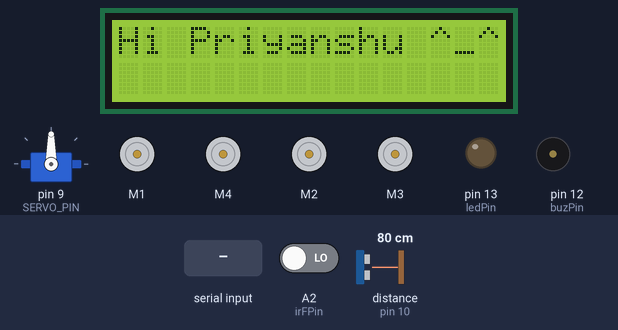
Simulated run of this sketch. Board: Arduino Uno, built with avr-gcc and run on an emulated ATmega328P. Shown: 16×2 character LCD, servo, 4 × DC motor (green arrow = forward, orange = backward, longer = faster), output pins drawn as LEDs (lit = HIGH), buzzer (waves = sounding, pin HIGH). The test bench sets the inputs (shaded band); at power-on: distance to the obstacle (sensor on pin 10) 80 cm, A2 (irFPin) LOW. The echo pulse lasts 58.3 µs per cm; pins used as bus, display or sensor lines are not drawn; what the sketch prints to the serial monitor is not drawn.

Above: at 1.3 s.
1.4 s: "F" received over the second serial link
At 3.9 s:
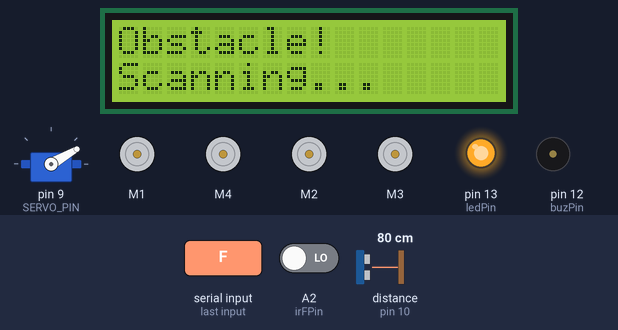
4.4 s: distance to the obstacle (sensor on pin 10) set to 120 cm
At 6.1 s:
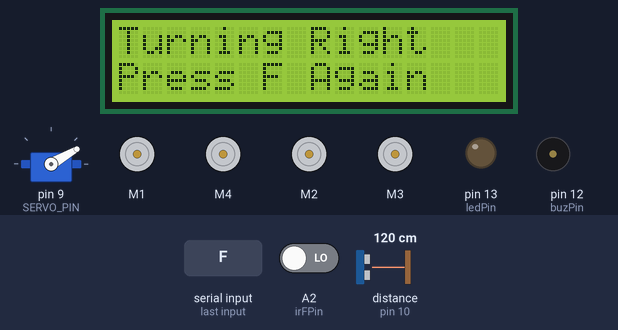
6.8 s: "S" received over the second serial link
At 7.1 s:
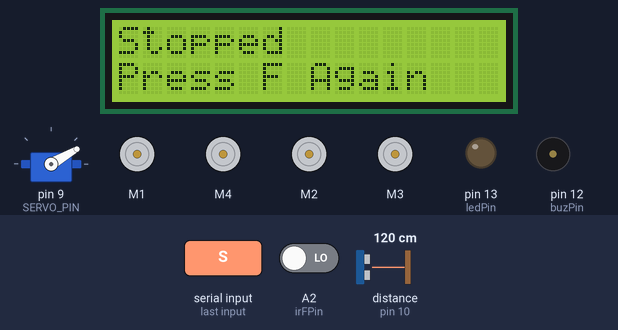
8.3 s: "F" received over the second serial link
At 8.45 s:
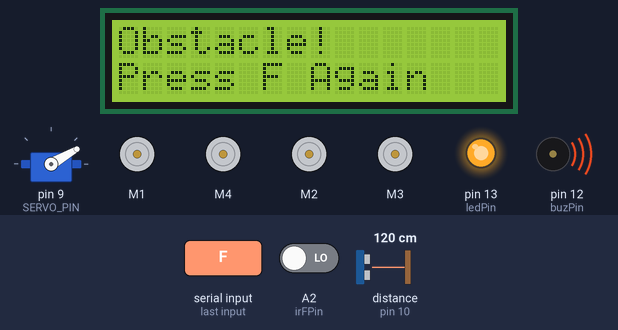
10.0 s: "Y" received over the second serial link
At 12.8 s:
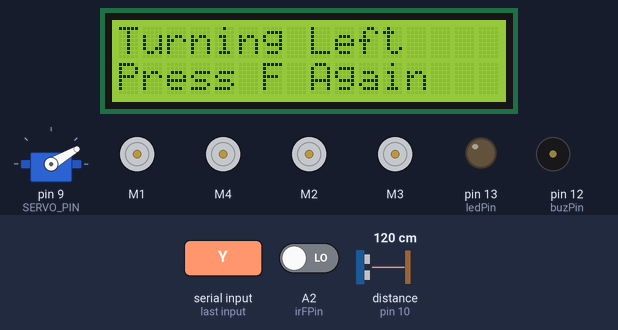
13.0 s: "U" received over the second serial link
At 13.4 s:
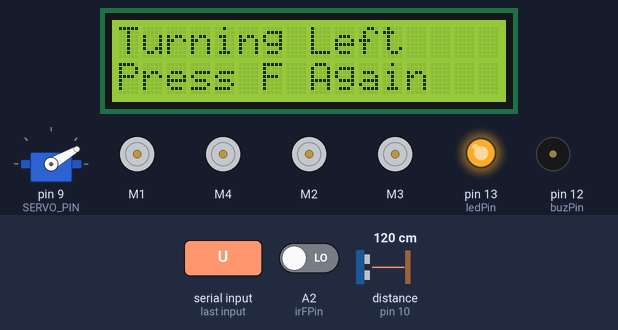
Timing chart, 0 to 15.5 s (numbered marks = the images above; inputs shaded):
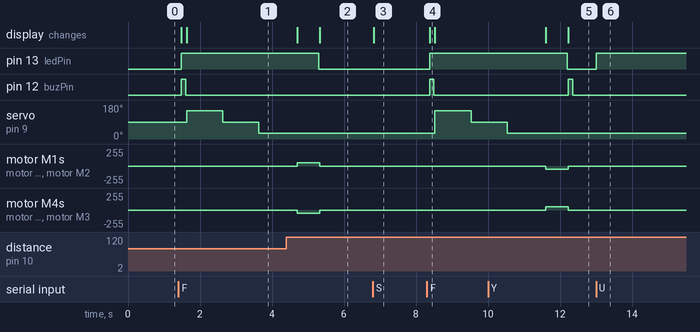

The sketch:

first_working_prototype.ino
```cpp
#include <AFMotor.h>
#include <SoftwareSerial.h>
#include <Wire.h>
#include <LiquidCrystal_I2C.h>
#include <Servo.h>

#define LCD_COLS 16 // change to 20 if using 20x4
#define LCD_ROWS 2
#define SERVO_PIN 9
#define TRIG_PIN 2
#define ECHO_PIN 10
#define OBSTACLE_DISTANCE 20 // cm
#define BACK_TIME 800        // ms

LiquidCrystal_I2C lcd(0x27, LCD_COLS, LCD_ROWS);

// Motor channels
AF_DCMotor MotorFR(4);
AF_DCMotor MotorFL(1);
AF_DCMotor MotorBL(2);
AF_DCMotor MotorBR(3);

bool btConnected = false;
bool forwardCommandActive = false;

// Bluetooth pins using A4 / A5
const uint8_t BT_RX_PIN = A0; // HC-05 TX -> Arduino A4 (RX)
const uint8_t BT_TX_PIN = A1; // Arduino A5 (TX) -> HC-05 RX (via voltage divider)

SoftwareSerial btSerial(BT_RX_PIN, BT_TX_PIN); // RX, TX
Servo scanServo;

// Other IO
const int buzPin = 12;
const int ledPin = 13;

const int irFPin = A2;
const int irBPin = A3;

int valSpeed = 50;

void setup()
{
    Serial.begin(9600);
    btSerial.begin(9600);

    // setting up lcd
    lcd.init();
    lcd.backlight();

    Serial.println("Bluetooth Ready");
    lcdPrintClear(0, 0, "BT Ready to Pair");

    // setting up ultrasonic sensor
    pinMode(TRIG_PIN, OUTPUT);
    pinMode(ECHO_PIN, INPUT);

    // setting up buzzer and led
    pinMode(buzPin, OUTPUT);
    pinMode(ledPin, OUTPUT);

    // setting up ir sensors
    pinMode(irFPin, INPUT);
    pinMode(irBPin, INPUT);

    // initial message.
    lcdPrintClear(0, 0, "Hi Priyanshu ^_^");
    scanServo.attach(SERVO_PIN);

    SetSpeed(valSpeed);
    stopCar();
}
void handleCommand(char command)
{
    btConnected = true; // Bluetooth is active

    switch (command)
    {
    case 'F':
        forwardCommandActive = true;
        lcdPrintClear(0, 0, "BT Forward");
        moveForward();
        break;

    case 'S':
        forwardCommandActive = false;
        lcdPrintClear(0, 0, "Stopped");
        stopCar();
        break;

    // ❌ Ignore manual L, R, B to avoid conflict
    case 'L':
    case 'R':
    case 'B':
        // ignored intentionally
        break;

    case 'Y':
        digitalWrite(buzPin, HIGH);
        delay(120);
        digitalWrite(buzPin, LOW);
        break;

    case 'U':
        digitalWrite(ledPin, HIGH);
        break;

    case 'u':
        digitalWrite(ledPin, LOW);
        break;

    case '1':
        SetSpeed(65);
        break;
    case '2':
        SetSpeed(130);
        break;
    case '3':
        SetSpeed(195);
        break;
    case '4':
        SetSpeed(255);
        break;
    }
}

// function to print in lcd
void lcdPrintClear(uint8_t col, uint8_t row, const char *text)
{
    // Clear the line from col to end
    lcd.setCursor(col, row);
    for (uint8_t i = col; i < LCD_COLS; i++)
    {
        lcd.print(' ');
    }

    // Print new text
    lcd.setCursor(col, row);
    lcd.print(text);
}

// function to print in lcd with value.
void lcdPrintClearNum(uint8_t col, uint8_t row, const char *label, int value)
{
    char buffer[17]; // for 16x2 LCD
    snprintf(buffer, sizeof(buffer), "%s%d", label, value);
    lcdPrintClear(col, row, buffer);
}

// Speed control helper
void SetSpeed(int val)
{
    valSpeed = val;
    MotorFL.setSpeed(val);
    MotorFR.setSpeed(val);
    MotorBL.setSpeed(val);
    MotorBR.setSpeed(val);
}

void moveForward()
{
    lcdPrintClear(0, 0, "Moving Forward");
    MotorFL.run(FORWARD);
    MotorFR.run(FORWARD);
    MotorBL.run(FORWARD);
    MotorBR.run(FORWARD);
}
void moveBackward()
{
    SetSpeed(valSpeed);
    lcdPrintClear(0, 0, " Moving Backward");
    MotorFL.run(BACKWARD);
    MotorFR.run(BACKWARD);
    MotorBL.run(BACKWARD);
    MotorBR.run(BACKWARD);
}
void moveLeft()
{
    SetSpeed(valSpeed);
    lcdPrintClear(0, 0, "Turning Left");
    MotorFL.run(BACKWARD);
    MotorFR.run(FORWARD);
    MotorBL.run(BACKWARD);
    MotorBR.run(FORWARD);
}
void moveRight()
{
    SetSpeed(valSpeed);
    lcdPrintClear(0, 0, "Turning Right");
    MotorFL.run(FORWARD);
    MotorFR.run(BACKWARD);
    MotorBL.run(FORWARD);
    MotorBR.run(BACKWARD);
}
void stopCar()
{
    MotorFL.run(RELEASE);
    MotorFR.run(RELEASE);
    MotorBL.run(RELEASE);
    MotorBR.run(RELEASE);
}

// to get distance from ultrasonic
long getDistance()
{
    digitalWrite(TRIG_PIN, LOW);
    delayMicroseconds(2);
    digitalWrite(TRIG_PIN, HIGH);
    delayMicroseconds(10);
    digitalWrite(TRIG_PIN, LOW);

    long duration = pulseIn(ECHO_PIN, HIGH, 30000);
    if (duration == 0)
        return 300; // no echo
    return duration * 0.034 / 2;
}

// to rotate servomotor
long scanDirection(int angle)
{
    scanServo.write(angle);
    delay(1000);
    return getDistance();
}

// half logic without bluetooth integration--currently redundant
void autoAvoidObstacle()
{
    stopCar();
    digitalWrite(ledPin, HIGH);

    // Alert
    digitalWrite(buzPin, HIGH);
    delay(120);
    digitalWrite(buzPin, LOW);

    lcdPrintClear(0, 1, "Scanning...");

    long leftDist = scanDirection(150);
    long rightDist = scanDirection(30);
    long centerDist = scanDirection(90);

    if (leftDist > OBSTACLE_DISTANCE || rightDist > OBSTACLE_DISTANCE)
    {
        if (leftDist >= rightDist)
        {
            lcdPrintClear(0, 0, "Auto Left");
            moveLeft();
        }
        else
        {
            lcdPrintClear(0, 0, "Auto Right");
            moveRight();
        }
        delay(600);
    }
    else
    {
        // All sides blocked move back a little and scanning again.
        lcdPrintClear(0, 0, "Backing...");
        moveBackward();
        delay(800);

        stopCar();
        delay(300);

        // Re-scan after backing
        leftDist = scanDirection(150);
        rightDist = scanDirection(30);

        if (leftDist >= rightDist)
            moveLeft();
        else
            moveRight();

        delay(600);
    }

    stopCar();
    digitalWrite(ledPin, LOW);
}

void loop()
{
    // Listen for bluetooth commands
    if (btSerial.available())
    {
        char cmd = btSerial.read();
        handleCommand(cmd);
    }

    //  If BT not connected or forward not commanded → do nothing
    if (!btConnected || !forwardCommandActive)
    {
        return;
    }

    //  FRONT OBSTACLE CHECK
    if (digitalRead(irFPin) == LOW)
    {
        stopCar();
        forwardCommandActive = false;

        lcdPrintClear(0, 0, "Obstacle!");
        digitalWrite(ledPin, HIGH);

        // Alert beep
        digitalWrite(buzPin, HIGH);
        delay(120);
        digitalWrite(buzPin, LOW);

        // Scan
        lcdPrintClear(0, 1, "Scanning...");
        long leftDist = scanDirection(150);
        long centerDist = scanDirection(90);
        long rightDist = scanDirection(30);

        // Decision
        if (leftDist > OBSTACLE_DISTANCE || rightDist > OBSTACLE_DISTANCE)
        {

            if (leftDist >= rightDist)
            {
                lcdPrintClear(0, 0, "Auto Left");
                moveLeft();
            }
            else
            {
                lcdPrintClear(0, 0, "Auto Right");
                moveRight();
            }

            delay(600);
        }
        else
        {
            // 🔙 Reverse
            lcdPrintClear(0, 0, "Auto Reverse");
            moveBackward();

            unsigned long start = millis();
            while (millis() - start < BACK_TIME)
            {
                if (digitalRead(irBPin) == LOW)
                {
                    stopCar();
                    lcdPrintClear(0, 1, "Back Blocked!");
                    break;
                }
            }
        }

        stopCar();
        digitalWrite(ledPin, LOW);
        lcdPrintClear(0, 1, "Press F Again");
    }
}
```

Measured:
- after the input at 1.4 s, pin 13 (ledPin): LOW → HIGH after 0.08 s; pin 12 (buzPin): LOW → HIGH after 0.08 s, → LOW 0.12 s later; servo on pin 9 (SERVO_PIN): 90° → 150° after 0.23 s, → 90° 1.0 s later, → 30° 1.0 s later; the display: first changes after 0.08 s (image 1 shows a later state)
- after the input at 4.4 s, the display: first changes after 0.30 s (image 2 shows a later state)
- after the input at 6.8 s, the display: changes at once (image 3)
- after the input at 8.3 s, pin 13 (ledPin): LOW → HIGH after 0.08 s; pin 12 (buzPin): LOW → HIGH after 0.08 s, → LOW 0.12 s later; servo on pin 9 (SERVO_PIN): 30° → 150° after 0.23 s, → 90° 1.0 s later; the display: changes after 0.08 s (image 4)
- after the input at 10.0 s, pin 12 (buzPin): LOW → HIGH after 2.2 s, → LOW 0.12 s later
- after the input at 13.0 s, pin 13 (ledPin): LOW → HIGH at once
